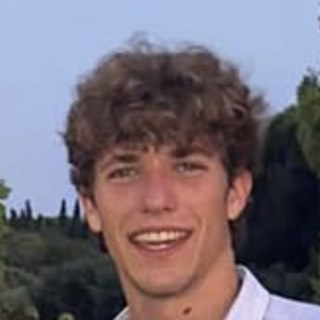
#> input picture equipo/alvaro-entrena.jpg, 320 x 320 px
$ python -i procesar.py   (imports and definitions only)
#> lines starting #> are read from the running program, lines starting #| are printed output that depends on the picture
#> further down, picture is the input picture: PIL image 320x320 RGB; mean R, G, B 116.2, 107.3, 117.6
#!/usr/bin/env python3
"""Procesa las fotos del equipo: recorte cuadrado centrado en la cara, optimización y actualización del HTML."""
import json, os, re, glob, sys, html as H

ROOT = os.path.dirname(os.path.dirname(os.path.abspath(__file__)))
EQ = os.path.join(ROOT, "equipo")
E = lambda s: H.escape(s, quote=False)

try:
    from PIL import Image
except ImportError:
    sys.exit("Falta Pillow:  pip3 install Pillow")

def face_box(im):
    """Recorte cuadrado. Usa detección de caras si hay OpenCV; si no, encuadre superior clásico de retrato."""
    w, h = im.size
#> w = 320; h = 320
    side = min(w, h)
#> side = 320
    try:
        import cv2, numpy as np
        gray = cv2.cvtColor(np.array(im.convert("RGB")), cv2.COLOR_RGB2GRAY)
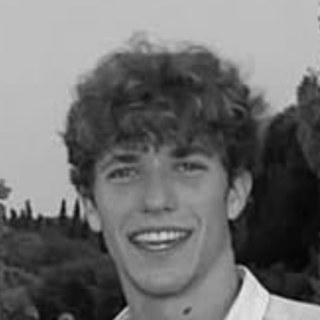
#> gray: shape (320, 320); min 1, max 239, mean 111.1
        cascade = cv2.CascadeClassifier(cv2.data.haarcascades + "haarcascade_frontalface_default.xml")
        faces = cascade.detectMultiScale(gray, 1.1, 5, minSize=(60, 60))
#> faces = [[75, 111, 164, 164]]
        if len(faces):
            x, y, fw, fh = max(faces, key=lambda f: f[2] * f[3])
#> x = 75; y = 111; fw = 164; fh = 164
            cx, cy = x + fw / 2, y + fh / 2
#> cx = 157; cy = 193
            side = min(side, int(max(fw, fh) * 3.1)) or side
            left = int(max(0, min(w - side, cx - side / 2)))
#> left = 0
            top = int(max(0, min(h - side, cy - side * 0.46)))   # deja aire sobre la cabeza
#> top = 0
            return (left, top, left + side, top + side)
    except Exception:
        pass
    left = (w - side) // 2
    top = int((h - side) * 0.18) if h > side else 0
    return (left, top, left + side, top + side)

# [43 lines left out: function main, not called in this run]

# [2 lines not run here, left out]

>>> from PIL import Image
>>> picture = Image.open('alvaro-entrena.jpg')
>>> result = face_box(picture)
#> result = (0, 0, 320, 320)

$ run again, on equipo/paula-camprecios.jpg
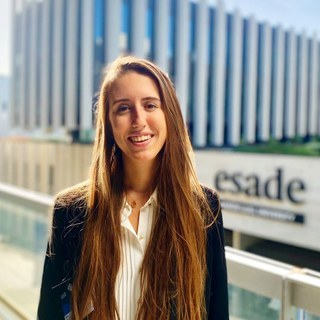
#> input picture equipo/paula-camprecios.jpg, 320 x 320 px
#> picture is the input picture: PIL image 320x320 RGB; mean R, G, B 141, 138.2, 132.9
#> in face_box, `gray = cv2.cvtColor(np.array(im.convert("RGB")), cv2.COLOR_RGB2GRAY)`:
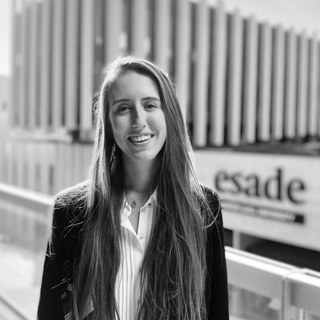
#> gray: shape (320, 320); min 1, max 255, mean 138.4
#> faces = [[101, 77, 78, 78]]
#> x = 101; y = 77; fw = 78
#> cx = 140; cy = 116
#> in face_box, `side = min(side, int(max(fw, fh) * 3.1)) or side`: side = 241
#> left = 19
#> top = 5
#> result = (19, 5, 260, 246)

$ run again, on equipo/rogelio-alcaraz.jpg
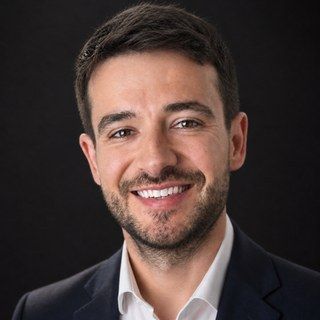
#> input picture equipo/rogelio-alcaraz.jpg, 320 x 320 px
#> picture is the input picture: PIL image 320x320 RGB; mean R, G, B 72.6, 58, 54.8
#> in face_box, `gray = cv2.cvtColor(np.array(im.convert("RGB")), cv2.COLOR_RGB2GRAY)`:
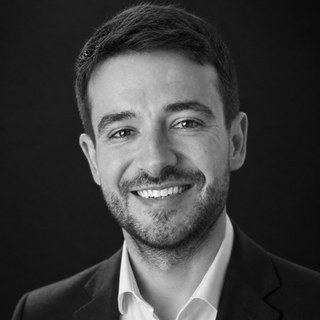
#> gray: shape (320, 320); min 0, max 249, mean 62.1
#> faces = [[63, 53, 182, 182]]
#> x = 63; y = 53; fw = 182
#> cx = 154; cy = 144
#> left = 0
#> result = (0, 0, 320, 320)
